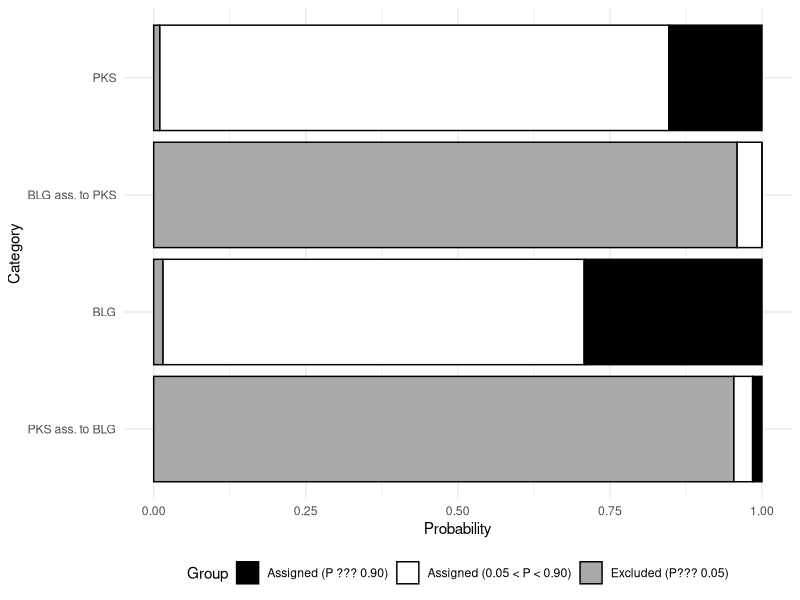
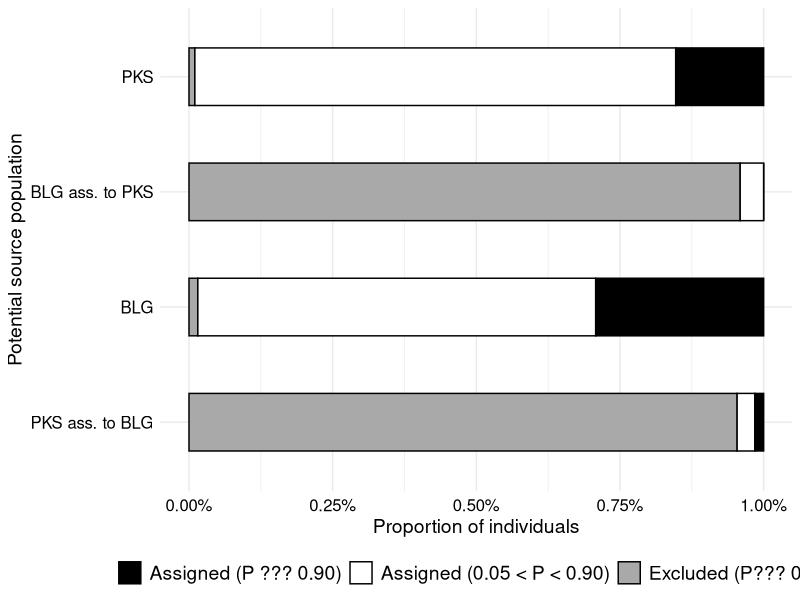
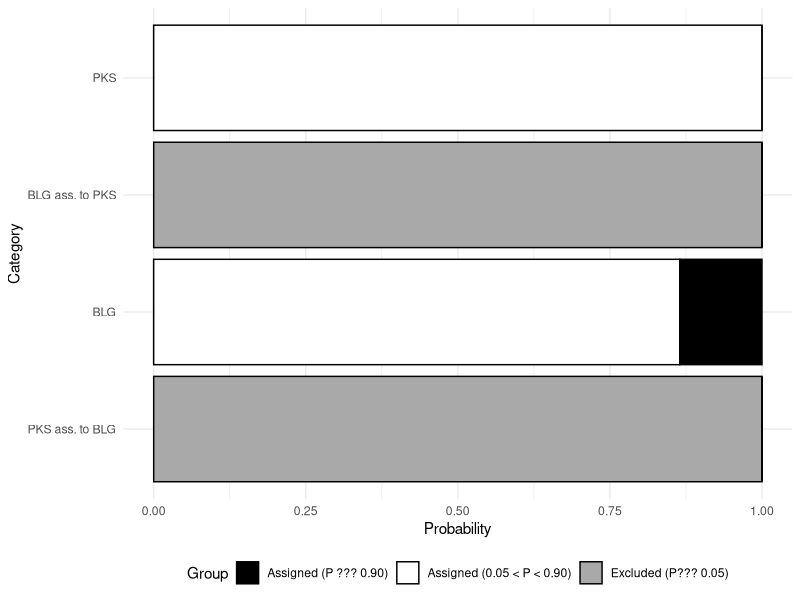
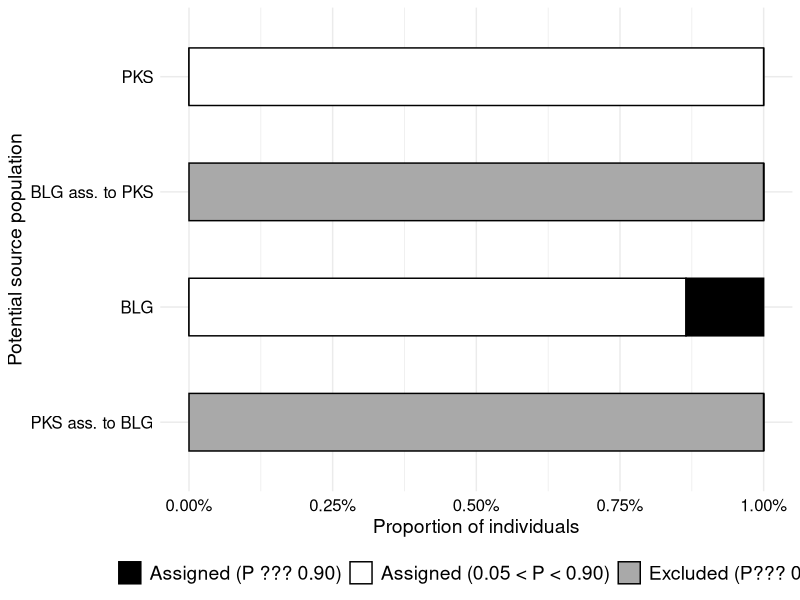
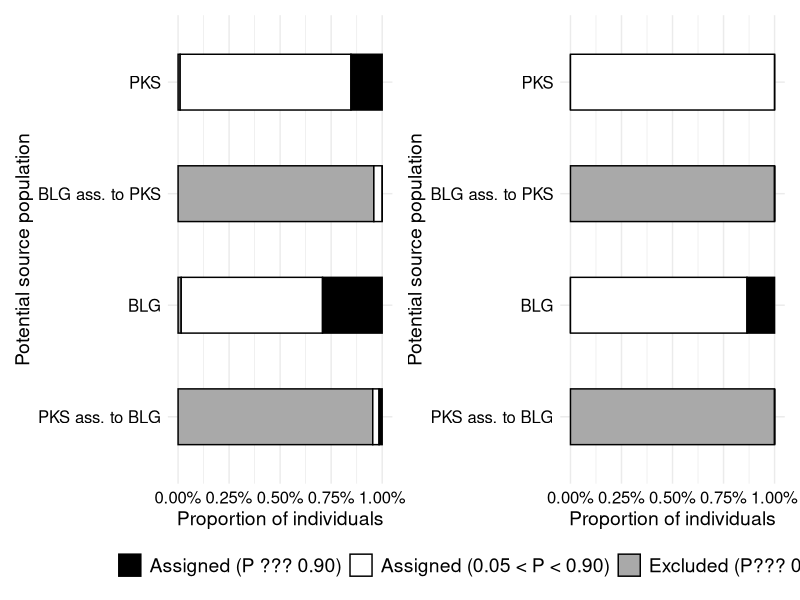
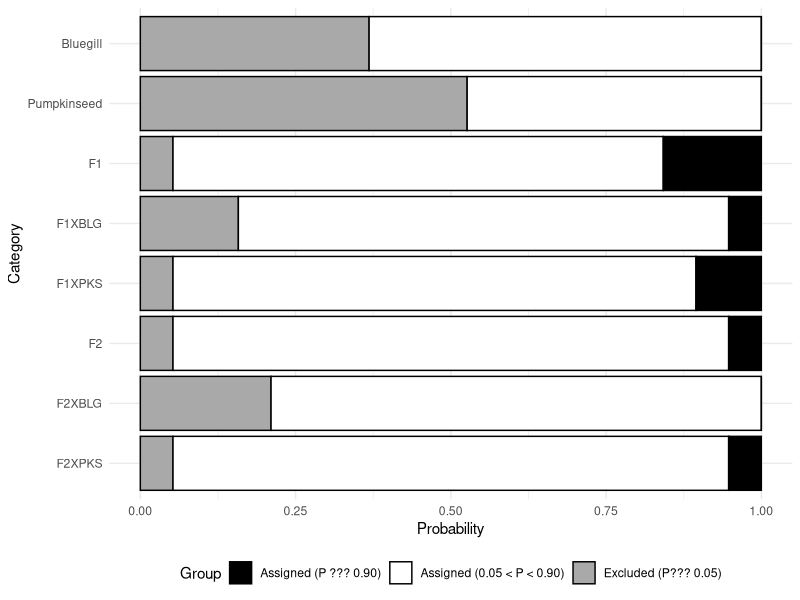
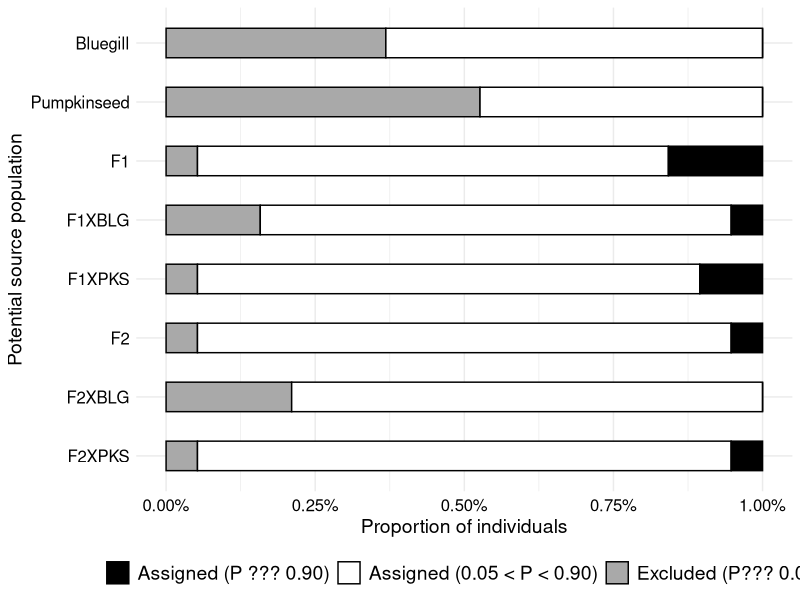
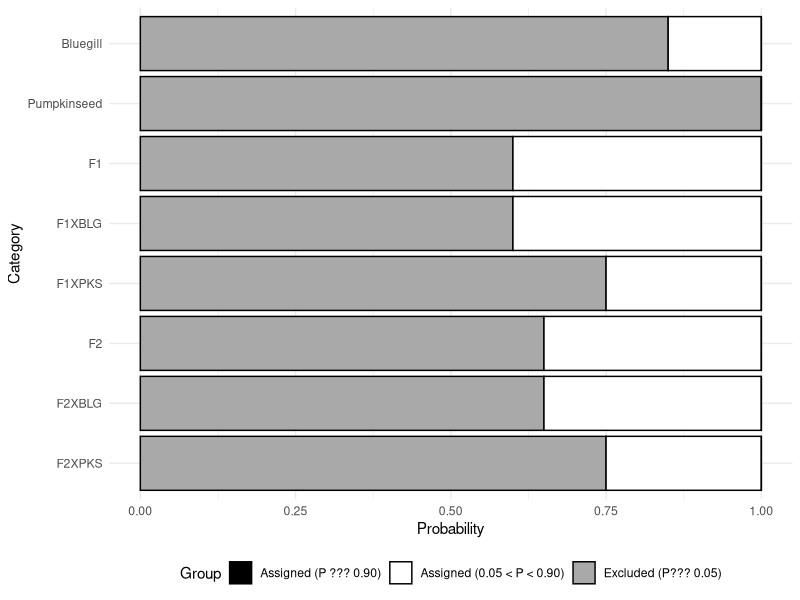

Write R code to recreate these figures, in order.
# This script is to make the plot for the assignment probabilities of
# Hybrid and Parentals sunfish in Montreal and Opinicon

# It takes in data that were generated from the Geneclass/Hybridlab analyses
# and makes stacked horizontal bar charts out of them. This hels visualise 
# assignment probabilities of individuals to derived classes of parental 
# fish, and relatively simple hybrid classes.

# Written by AG and DR Fall 2025

# reset all instance in r
rm(list=ls())

# load packages
library(ggplot2)
library(dplyr)
 
################## Montreal Dataset #################
#Create the dataset
data <- data.frame(
  Category = rep(c("PKS", "BLG ass. to PKS", "BLG", "PKS ass. to BLG"), each = 3),
  Group = factor(rep(c("Excluded (P??? 0.05)", "Assigned (0.05 < P < 0.90)", "Assigned (P ??? 0.90)"), times = 4), 
                 levels = c("Assigned (P ??? 0.90)", "Assigned (0.05 < P < 0.90)", "Excluded (P??? 0.05)")),
  Probability = c(
    0.010204082, 0.836734694, 0.153061224,
    0.959183673, 0.040816327, 0,
    0.015384615, 0.692307692, 0.292307692,
    0.953846154, 0.030769231, 0.015384615
  )
)

# Define category order, must be in this order for plot to make sense
category_order <- c("PKS", "BLG ass. to PKS", "BLG", "PKS ass. to BLG")

# Define custom colors
custom_colors <- c("Assigned (P ??? 0.90)" = "black", "Assigned (0.05 < P < 0.90)" = "white", "Excluded (P??? 0.05)" = "darkgrey")

# legend labels
legend_labels <- c(
  "Assigned (P ??? 0.90)" = "Assigned (P \u2265 0.90)", 
  "Assigned (0.05 < P < 0.90)" = "Assigned (0.05 < P < 0.90)", 
  "Excluded (P ??? 0.05)" = "Excluded (P \u2264 0.05)"
)

# Plot
p <- ggplot(data, aes(x = factor(Category, levels = rev(category_order)), y = Probability, fill = Group)) +
  geom_bar(stat = "identity", position = "stack", color = "black") +
  scale_fill_manual(values = custom_colors) +
  coord_flip() +
  labs(x = "Category", y = "Probability", fill = "Group") +
  theme_minimal() +
  theme(legend.position = "bottom")

# Print the plot
print(p)


# FIX aesthetics
p <- ggplot(data, aes(x = factor(Category, levels = rev(category_order)), y = Probability, fill = Group)) +
  geom_bar(stat = "identity", position = "stack", color = "black", width = 0.5) +
  scale_fill_manual(values = custom_colors) +
  coord_flip() +
  scale_y_continuous(labels = scales::percent_format(scale = 1), breaks = seq(0, 1, by = 0.25)) +  # Ensure percentage format on y-axis
  labs(x = "Potential source population", y = "Proportion of individuals", fill = NULL) +  # Remove "Group" from legend
  theme_minimal() +
  theme(
    legend.position = "bottom",
    legend.text = element_text(size = 14),  # Increase legend text size
    axis.title = element_text(size = 14),  # Increase axis title size
    axis.text = element_text(color = "black", size = 12)  # Make the ticks darker and larger
  ) +
  guides(fill = guide_legend(
    title = NULL,  # Remove legend title
    override.aes = list(label = c(
      "Excluded (P ??? 0.05)", 
      "Assigned (0.05 < P < 0.90)", 
      "Assigned (P ??? 0.90)"  # Use proper Unicode for "???"
    ))
  ))

# Print the plot
print(p)

############################ Opinicon Dataset ########################
#Create the dataset
Opidata <- data.frame(
  Category = rep(c("PKS", "BLG ass. to PKS", "BLG", "PKS ass. to BLG"), each = 3),
  Group = factor(rep(c("Excluded (P??? 0.05)", "Assigned (0.05 < P < 0.90)", "Assigned (P ??? 0.90)"), times = 4), 
                 levels = c("Assigned (P ??? 0.90)", "Assigned (0.05 < P < 0.90)", "Excluded (P??? 0.05)")),
  Probability = c(
    0, 1.0, 0,
    1.0, 0, 0,
    0, 0.86486, 0.13514,
    1.0, 0, 0
  )
)

# Define category order, must be in this order
OPI_category_order <- c("PKS", "BLG ass. to PKS", "BLG", "PKS ass. to BLG")

# Define custom colors
OPI_custom_colors <- c("Assigned (P ??? 0.90)" = "black", "Assigned (0.05 < P < 0.90)" = "white", "Excluded (P??? 0.05)" = "darkgrey")

# legend labels
OPI_legend_labels <- c(
  "Assigned (P ??? 0.90)" = "Assigned (P \u2265 0.90)", 
  "Assigned (0.05 < P < 0.90)" = "Assigned (0.05 < P < 0.90)", 
  "Excluded (P ??? 0.05)" = "Excluded (P \u2264 0.05)"
)

# Plot
Opiplot <- ggplot(Opidata, aes(x = factor(Category, levels = rev(OPI_category_order)), y = Probability, fill = Group)) +
  geom_bar(stat = "identity", position = "stack", color = "black") +
  scale_fill_manual(values = OPI_custom_colors) +
  coord_flip() +
  labs(x = "Category", y = "Probability", fill = "Group") +
  theme_minimal() +
  theme(legend.position = "bottom")

# Print the plot
print(Opiplot)

# FIX aesthetics
Opiplot <- ggplot(Opidata, aes(x = factor(Category, levels = rev(OPI_category_order)), y = Probability, fill = Group)) +
  geom_bar(stat = "identity", position = "stack", color = "black", width = 0.5) +
  scale_fill_manual(values = OPI_custom_colors) +
  coord_flip() +
  scale_y_continuous(labels = scales::percent_format(scale = 1), breaks = seq(0, 1, by = 0.25)) +  # Ensure percentage format on y-axis
  labs(x = "Potential source population", y = "Proportion of individuals", fill = NULL) +  # Remove "Group" from legend
  theme_minimal() +
  theme(
    legend.position = "bottom",
    legend.text = element_text(size = 14),  # Increase legend text size
    axis.title = element_text(size = 14),  # Increase axis title size
    axis.text = element_text(color = "black", size = 12)  # Make the ticks darker and larger
  ) +
  guides(fill = guide_legend(
    title = NULL,  # Remove legend title
    override.aes = list(label = c(
      "Excluded (P ??? 0.05)", 
      "Assigned (0.05 < P < 0.90)", 
      "Assigned (P ??? 0.90)"  # Use proper Unicode for "???"
    ))
  ))

# Print the plot
print(Opiplot)

######################## Combine/display plots ###############################
library(patchwork)

# Combine plots & keep only one legend
p + Opiplot + plot_layout(guides = "collect") & theme(legend.position = "bottom")


######################## Hybrids in Montreal ###########################################
# Create the dataset
mtlhybdata <- data.frame(
  Category = rep(c("Bluegill", "Pumpkinseed", "F1", "F1XBLG", "F1XPKS", "F2", "F2XBLG", "F2XPKS"), each = 3),
  Group = factor(rep(c("Excluded (P??? 0.05)", "Assigned (0.05 < P < 0.90)", "Assigned (P ??? 0.90)"), times = 8), 
                 levels = c("Assigned (P ??? 0.90)", "Assigned (0.05 < P < 0.90)", "Excluded (P??? 0.05)")),
  Probability = c(
    0.368421053, 0.631578947, 0,
    0.526315789, 0.473684211, 0,
    0.052631579, 0.789473684, 0.157894737,
    0.157894737, 0.789473684, 0.052631579,
    0.052631579, 0.842105263, 0.105263158,
    0.052631579, 0.894736842, 0.052631579,
    0.210526316, 0.789473684, 0,
    0.052631579, 0.894736842, 0.052631579
  )
)

# Define category order
hybcategory_order <- c("Bluegill", "Pumpkinseed", "F1", "F1XBLG", "F1XPKS", "F2", "F2XBLG", "F2XPKS")

# Define custom colors
hybcustom_colors <- c("Assigned (P ??? 0.90)" = "black", "Assigned (0.05 < P < 0.90)" = "white", "Excluded (P??? 0.05)" = "darkgrey")

# Legend labels
hyblegend_labels <- c(
  "Assigned (P ??? 0.90)" = "Assigned (P \u2265 0.90)", 
  "Assigned (0.05 < P < 0.90)" = "Assigned (0.05 < P < 0.90)", 
  "Excluded (P ??? 0.05)" = "Excluded (P \u2264 0.05)"
)

# Load necessary package
library(ggplot2)

# Plot
hybmontp <- ggplot(mtlhybdata, aes(x = factor(Category, levels = rev(hybcategory_order)), y = Probability, fill = Group)) +
  geom_bar(stat = "identity", position = "stack", color = "black") +
  scale_fill_manual(values = hybcustom_colors) +
  coord_flip() +
  labs(x = "Category", y = "Probability", fill = "Group") +
  theme_minimal() +
  theme(legend.position = "bottom")

# Print the plot
print(hybmontp)

# Fix aesthetics
hybmontp <- ggplot(mtlhybdata, aes(x = factor(Category, levels = rev(hybcategory_order)), y = Probability, fill = Group)) +
  geom_bar(stat = "identity", position = "stack", color = "black", width = 0.5) +
  scale_fill_manual(values = hybcustom_colors) +
  coord_flip() +
  scale_y_continuous(labels = scales::percent_format(scale = 1), breaks = seq(0, 1, by = 0.25)) +
  labs(x = "Potential source population", y = "Proportion of individuals", fill = NULL) +
  theme_minimal() +
  theme(
    legend.position = "bottom",
    legend.text = element_text(size = 14),
    axis.title = element_text(size = 14),
    axis.text = element_text(color = "black", size = 12)
  ) +
  guides(fill = guide_legend(
    title = NULL,
    override.aes = list(label = c(
      "Excluded (P ??? 0.05)", 
      "Assigned (0.05 < P < 0.90)", 
      "Assigned (P ??? 0.90)"
    ))
  ))

# Print the refined plot
print(hybmontp)


######################## Hybrids in Opinicon ###########################################
# Create the dataset
opihybdata <- data.frame(
  Category = rep(c("Bluegill", "Pumpkinseed", "F1", "F1XBLG", "F1XPKS", "F2", "F2XBLG", "F2XPKS"), each = 3),
  Group = factor(rep(c("Excluded (P??? 0.05)", "Assigned (0.05 < P < 0.90)", "Assigned (P ??? 0.90)"), times = 8), 
                 levels = c("Assigned (P ??? 0.90)", "Assigned (0.05 < P < 0.90)", "Excluded (P??? 0.05)")),
  Probability = c(
    0.85, 0.15, 0,
    1.00, 0, 0,
    0.60, 0.40, 0,
    0.60, 0.40, 0,
    0.75, 0.25, 0,
    0.65, 0.35, 0,
    0.65, 0.35, 0,
    0.75, 0.25, 0
  ) # Removed the trailing comma
)


# Define category order
ohybcategory_order <- c("Bluegill", "Pumpkinseed", "F1", "F1XBLG", "F1XPKS", "F2", "F2XBLG", "F2XPKS")

# Define custom colors
ohybcustom_colors <- c("Assigned (P ??? 0.90)" = "black", "Assigned (0.05 < P < 0.90)" = "white", "Excluded (P??? 0.05)" = "darkgrey")

# Legend labels
ohyblegend_labels <- c(
  "Assigned (P ??? 0.90)" = "Assigned (P \u2265 0.90)", 
  "Assigned (0.05 < P < 0.90)" = "Assigned (0.05 < P < 0.90)", 
  "Excluded (P ??? 0.05)" = "Excluded (P \u2264 0.05)"
)

# Load necessary package
library(ggplot2)

# Plot
hybopip <- ggplot(opihybdata, aes(x = factor(Category, levels = rev(ohybcategory_order)), y = Probability, fill = Group)) +
  geom_bar(stat = "identity", position = "stack", color = "black") +
  scale_fill_manual(values = ohybcustom_colors) +
  coord_flip() +
  labs(x = "Category", y = "Probability", fill = "Group") +
  theme_minimal() +
  theme(legend.position = "bottom")

# Print the plot
print(hybopip)

# Fix aesthetics
hybopip <- ggplot(opihybdata, aes(x = factor(Category, levels = rev(ohybcategory_order)), y = Probability, fill = Group)) +
  geom_bar(stat = "identity", position = "stack", color = "black", width = 0.5) +
  scale_fill_manual(values = ohybcustom_colors) +
  coord_flip() +
  scale_y_continuous(labels = scales::percent_format(scale = 1), breaks = seq(0, 1, by = 0.25)) +
  labs(x = "Potential source population", y = "Proportion of individuals", fill = NULL) +
  theme_minimal() +
  theme(
    legend.position = "bottom",
    legend.text = element_text(size = 14),
    axis.title = element_text(size = 14),
    axis.text = element_text(color = "black", size = 12)
  ) +
  guides(fill = guide_legend(
    title = NULL,
    override.aes = list(label = c(
      "Excluded (P ??? 0.05)", 
      "Assigned (0.05 < P < 0.90)", 
      "Assigned (P ??? 0.90)"
    ))
  ))

# Print the refined plot
print(hybopip)

################ Combine Plots ####################

library(patchwork)

# Combine plots & keep only one legend
p + Opiplot + hybmontp +hybopip + plot_layout(guides = "collect") & theme(legend.position = "bottom")

